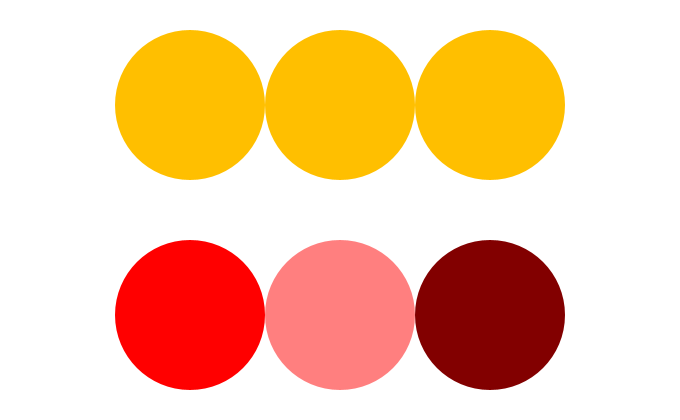
Frame 1 (no input)
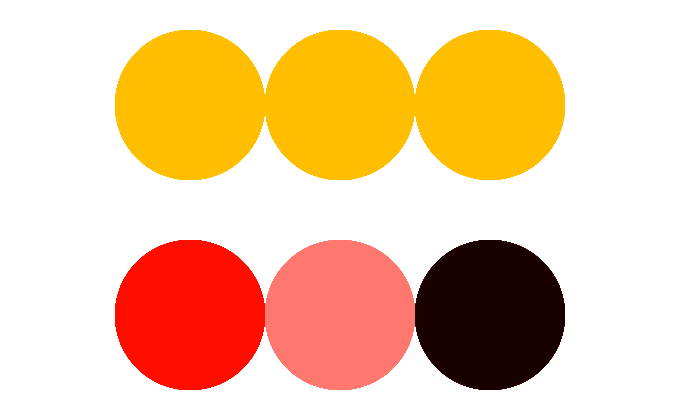
Frame 60 (the mouse pressed at the canvas centre just before this capture)
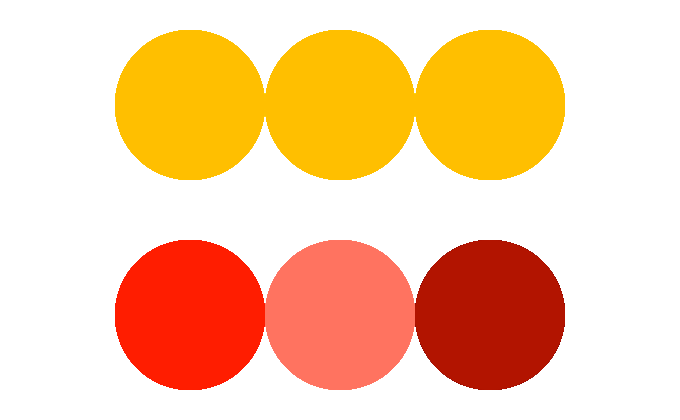
Frame 120 (the mouse held since frame 60 and released just before this capture)

The Processing sketch that drew these frames (run headless with seeded random() and noise(); from frame 60 on, the mouse is pressed at the canvas centre):

// Processing sketch: sketch_01_13_HSB_Color
// ── sketch_01_13_HSB_Color.pde
// 1. A float is a data type used to store numbers
//    with a floating decimal point, such as 0.25.
//    This float variable has been named 'theta'
//    because it will represent the angle of rotation
//    around a circle.
float theta = 0.0;

// 2. These variables, s for saturation, b for brightness
//    will have a small value added to them every
//    frame until they reach the maximum value of their
//    ranges as defined by colorMode(hsb, hue, saturation,
//    brightness); then they will be reset to 0.
float s = 50;
float b = 50;

void setup() {
  size(680, 420);
  noStroke();
  background(255);

  // 3. The modulo operator, %, is used to find the
  //    remainder from the division of two numbers. If
  //    you think back to your grade school education,
  //    before you learned about writing out decimals
  //    in division, 4 / 3 did not equal 1.3333, but
  //    rather 1 R1, where 1 was the remainder, and the
  //    mixed number was 1 1/3. The modulo operator is
  //    particularly useful for determining whether a
  //    number is even or odd, when a unit of time has
  //    reached an interval, or to increase a value
  //    until it has reached the upper bound of its range
  //    where the lower bound of the range is 0.
  println("0 % 2 == " + 0 % 2);
  println("1 % 2 == " + 1 % 2);
  println("2 % 2 == " + 2 % 2 + " even");
  println("3 % 2 == " + 3 % 2 + " odd");
  println("4 % 2 == " + 4 % 2 + " even");
}

void draw() {  
  // 4. The HSB Representation of color permits hue to be
  //    thought of as a circle. This is why the default
  //    maximum value for hue is 360 (degrees). A circle
  //    can be measured in both radians and degrees, where
  //    a full transit around a circle is 2PIr. Processing
  //    provides the degrees(float r) and radians(float d)
  //    functions to easily move between the two kinds of
  //    measurement. If you need a refresher on this topic,
  //    https://en.wikipedia.org/wiki/Radian has some helpful
  //    diagrams and illustrations. This circular nature is
  //    why all three of the ellipses to follow are the
  //    same color. The only difference to make note of is
  //    that in Processing y increases as you go down, not
  //    as you go up. So the travel around the circle as the
  //    angle in degrees increases toward 360 is clockwise,
  //    not counter-clockwise.
  colorMode(HSB, 360, 100, 100);

  fill(degrees(QUARTER_PI), 100, 100);
  ellipse(width / 2.0 - 150, height / 4.0, 150, 150);

  colorMode(HSB, TWO_PI, 100, 100, 100);

  fill(QUARTER_PI, 100, 100);
  ellipse(width / 2.0, height / 4.0, 150, 150);

  fill(radians(45), 100, 100);
  ellipse(width / 2.0 + 150, height / 4.0, 150, 150);

  // Cycling through hue
  theta = (theta + 0.001) % TWO_PI;
  fill(theta, 100, 100);
  ellipse(width / 2.0 - 150, height * 3 / 4.0, 150, 150);

  // Cycling through saturation
  // 5. The size of the value added to s relative to the
  //    size of the value following the % operator will
  //    dictate the speed at which the saturation changes.
  s = (s + 0.1) % 100;
  fill(theta, s, 100);
  ellipse(width / 2.0, height * 3 / 4.0, 150, 150);

  // Cycling through brightness
  b = (b + 1) % 100;
  fill(theta, 100, b);
  ellipse(width / 2.0 + 150, height * 3 / 4.0, 150, 150);
}
